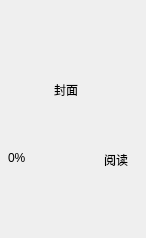
<?xml version="1.0" encoding="UTF-8"?>
<ui version="4.0">
 <class>HistoryGridCard</class>
 <widget class="QFrame" name="historyGridCard">
  <property name="minimumSize"><size><width>146</width><height>238</height></size></property>
  <property name="maximumSize"><size><width>146</width><height>16777215</height></size></property>
  <layout class="QVBoxLayout" name="historyGridCardLayout">
   <property name="leftMargin"><number>0</number></property>
   <property name="topMargin"><number>0</number></property>
   <property name="rightMargin"><number>0</number></property>
   <property name="bottomMargin"><number>0</number></property>
   <property name="spacing"><number>7</number></property>
   <item>
    <widget class="QFrame" name="historyGridCoverBox">
     <property name="minimumSize"><size><width>132</width><height>176</height></size></property>
     <property name="maximumSize"><size><width>132</width><height>176</height></size></property>
     <widget class="QLabel" name="historyGridCover">
      <property name="geometry"><rect><x>0</x><y>0</y><width>132</width><height>176</height></rect></property>
      <property name="alignment"><set>Qt::AlignmentFlag::AlignCenter</set></property>
      <property name="text"><string>&#x5C01;&#x9762;</string></property>
     </widget>
     <widget class="QLabel" name="historyGridProgress">
      <property name="geometry"><rect><x>8</x><y>144</y><width>62</width><height>24</height></rect></property>
      <property name="alignment"><set>Qt::AlignmentFlag::AlignLeading|Qt::AlignmentFlag::AlignLeft|Qt::AlignmentFlag::AlignVCenter</set></property>
      <property name="text"><string>0%</string></property>
     </widget>
     <widget class="QLabel" name="historyGridReadBadge">
      <property name="geometry"><rect><x>100</x><y>142</y><width>32</width><height>32</height></rect></property>
      <property name="alignment"><set>Qt::AlignmentFlag::AlignCenter</set></property>
      <property name="text"><string>&#x9605;&#x8BFB;</string></property>
     </widget>
    </widget>
   </item>
   <item>
    <widget class="QLabel" name="historyGridTitle">
     <property name="minimumSize"><size><width>0</width><height>48</height></size></property>
     <property name="maximumSize"><size><width>16777215</width><height>48</height></size></property>
     <property name="alignment"><set>Qt::AlignmentFlag::AlignHCenter|Qt::AlignmentFlag::AlignTop</set></property>
     <property name="wordWrap"><bool>true</bool></property>
     <property name="text"><string></string></property>
    </widget>
   </item>
  </layout>
 </widget>
 <resources/>
 <connections/>
</ui>
